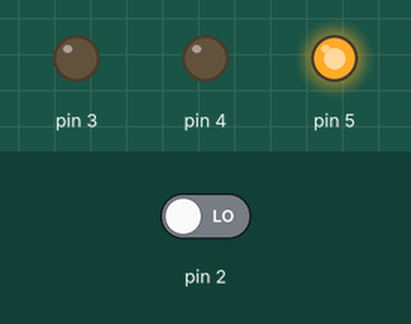
This sketch was run on a simulated Arduino Uno, built with avr-gcc and run on an emulated ATmega328P. Shown: output pins drawn as LEDs (lit = HIGH). The inputs (shaded band) are chosen by the test bench; at power-on: pin 2 LOW.

Above: at 1.2 s.
1.3 s: pin 2 driven HIGH
At 1.9 s:
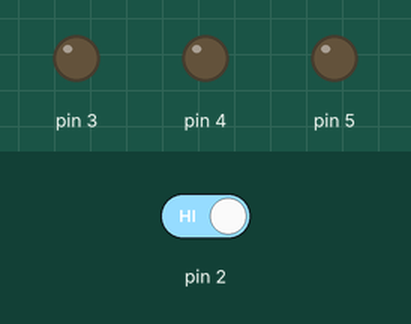
2.8 s: pin 2 driven LOW
At 5.3 s:
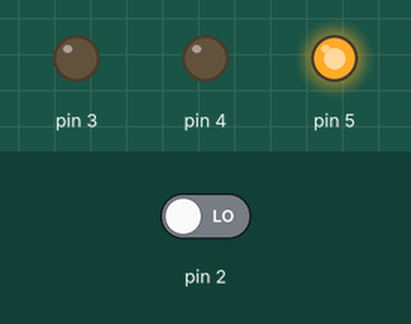
Timing chart, 0 to 6.8 s (numbered marks = the images above; inputs shaded):
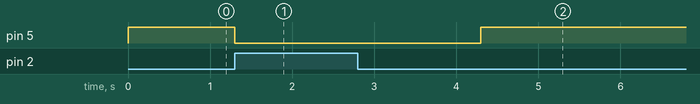

Measured:
- after the input at 1.3 s, pin 5: HIGH → LOW at once
- after the input at 2.8 s, pin 5: LOW → HIGH after 1.5 s

The sketch:

Exercise4.ino
```cpp
int switchState = 0;
void setup(){
  pinMode(3,OUTPUT);
  pinMode(4,OUTPUT);
  pinMode(5,OUTPUT);
  pinMode(2,INPUT);
}

void loop(){
  digitalWrite(5, HIGH);
  switchState = digitalRead(2);
  if(switchState==1){
  digitalWrite(5, LOW);
  delay(3000);
}

}
```
